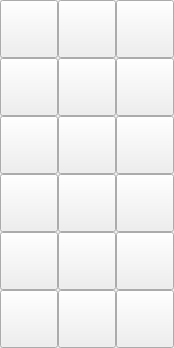
          <widget class="QWidget" name="layoutCentralTop" native="true">
           <property name="maximumSize">
            <size>
             <width>174</width>
             <height>348</height>
            </size>
           </property>
           <layout class="QVBoxLayout" name="verticalLayout_18">
            <property name="spacing">
             <number>0</number>
            </property>
            <property name="leftMargin">
             <number>0</number>
            </property>
            <property name="topMargin">
             <number>0</number>
            </property>
            <property name="rightMargin">
             <number>0</number>
            </property>
            <property name="bottomMargin">
             <number>0</number>
            </property>
            <item>
             <widget class="QWidget" name="column_01" native="true">
              <property name="maximumSize">
               <size>
                <width>16777215</width>
                <height>58</height>
               </size>
              </property>
              <layout class="QHBoxLayout" name="horizontalLayout_23">
               <property name="spacing">
                <number>0</number>
               </property>
               <property name="leftMargin">
                <number>0</number>
               </property>
               <property name="topMargin">
                <number>0</number>
               </property>
               <property name="rightMargin">
                <number>0</number>
               </property>
               <property name="bottomMargin">
                <number>0</number>
               </property>
               <item>
                <widget class="QPushButton" name="space_13">
                 <property name="minimumSize">
                  <size>
                   <width>58</width>
                   <height>58</height>
                  </size>
                 </property>
                 <property name="maximumSize">
                  <size>
                   <width>58</width>
                   <height>58</height>
                  </size>
                 </property>
                 <property name="cursor">
                  <cursorShape>OpenHandCursor</cursorShape>
                 </property>
                 <property name="styleSheet">
                  <string notr="true"/>
                 </property>
                 <property name="text">
                  <string/>
                 </property>
                </widget>
               </item>
               <item>
                <widget class="QPushButton" name="space_14">
                 <property name="minimumSize">
                  <size>
                   <width>58</width>
                   <height>58</height>
                  </size>
                 </property>
                 <property name="maximumSize">
                  <size>
                   <width>58</width>
                   <height>58</height>
                  </size>
                 </property>
                 <property name="cursor">
                  <cursorShape>OpenHandCursor</cursorShape>
                 </property>
                 <property name="styleSheet">
                  <string notr="true"/>
                 </property>
                 <property name="text">
                  <string/>
                 </property>
                </widget>
               </item>
               <item>
                <widget class="QPushButton" name="space_15">
                 <property name="minimumSize">
                  <size>
                   <width>58</width>
                   <height>58</height>
                  </size>
                 </property>
                 <property name="maximumSize">
                  <size>
                   <width>58</width>
                   <height>58</height>
                  </size>
                 </property>
                 <property name="cursor">
                  <cursorShape>OpenHandCursor</cursorShape>
                 </property>
                 <property name="styleSheet">
                  <string notr="true"/>
                 </property>
                 <property name="text">
                  <string/>
                 </property>
                </widget>
               </item>
              </layout>
             </widget>
            </item>
            <item>
             <widget class="QWidget" name="column_02" native="true">
              <property name="maximumSize">
               <size>
                <width>16777215</width>
                <height>58</height>
               </size>
              </property>
              <layout class="QHBoxLayout" name="horizontalLayout_33">
               <property name="spacing">
                <number>0</number>
               </property>
               <property name="leftMargin">
                <number>0</number>
               </property>
               <property name="topMargin">
                <number>0</number>
               </property>
               <property name="rightMargin">
                <number>0</number>
               </property>
               <property name="bottomMargin">
                <number>0</number>
               </property>
               <item>
                <widget class="QPushButton" name="space_12">
                 <property name="minimumSize">
                  <size>
                   <width>58</width>
                   <height>58</height>
                  </size>
                 </property>
                 <property name="maximumSize">
                  <size>
                   <width>58</width>
                   <height>58</height>
                  </size>
                 </property>
                 <property name="cursor">
                  <cursorShape>OpenHandCursor</cursorShape>
                 </property>
                 <property name="styleSheet">
                  <string notr="true"/>
                 </property>
                 <property name="text">
                  <string/>
                 </property>
                </widget>
               </item>
               <item>
                <widget class="QPushButton" name="space_59">
                 <property name="minimumSize">
                  <size>
                   <width>58</width>
                   <height>58</height>
                  </size>
                 </property>
                 <property name="maximumSize">
                  <size>
                   <width>58</width>
                   <height>58</height>
                  </size>
                 </property>
                 <property name="cursor">
                  <cursorShape>OpenHandCursor</cursorShape>
                 </property>
                 <property name="styleSheet">
                  <string notr="true"/>
                 </property>
                 <property name="text">
                  <string/>
                 </property>
                </widget>
               </item>
               <item>
                <widget class="QPushButton" name="space_16">
                 <property name="minimumSize">
                  <size>
                   <width>58</width>
                   <height>58</height>
                  </size>
                 </property>
                 <property name="maximumSize">
                  <size>
                   <width>58</width>
                   <height>58</height>
                  </size>
                 </property>
                 <property name="cursor">
                  <cursorShape>OpenHandCursor</cursorShape>
                 </property>
                 <property name="styleSheet">
                  <string notr="true"/>
                 </property>
                 <property name="text">
                  <string/>
                 </property>
                </widget>
               </item>
              </layout>
             </widget>
            </item>
            <item>
             <widget class="QWidget" name="column_03" native="true">
              <property name="maximumSize">
               <size>
                <width>16777215</width>
                <height>58</height>
               </size>
              </property>
              <layout class="QHBoxLayout" name="horizontalLayout_35">
               <property name="spacing">
                <number>0</number>
               </property>
               <property name="leftMargin">
                <number>0</number>
               </property>
               <property name="topMargin">
                <number>0</number>
               </property>
               <property name="rightMargin">
                <number>0</number>
               </property>
               <property name="bottomMargin">
                <number>0</number>
               </property>
               <item>
                <widget class="QPushButton" name="space_11">
                 <property name="minimumSize">
                  <size>
                   <width>58</width>
                   <height>58</height>
                  </size>
                 </property>
                 <property name="maximumSize">
                  <size>
                   <width>58</width>
                   <height>58</height>
                  </size>
                 </property>
                 <property name="cursor">
                  <cursorShape>OpenHandCursor</cursorShape>
                 </property>
                 <property name="styleSheet">
                  <string notr="true"/>
                 </property>
                 <property name="text">
                  <string/>
                 </property>
                </widget>
               </item>
               <item>
                <widget class="QPushButton" name="space_60">
                 <property name="minimumSize">
                  <size>
                   <width>58</width>
                   <height>58</height>
                  </size>
                 </property>
                 <property name="maximumSize">
                  <size>
                   <width>58</width>
                   <height>58</height>
                  </size>
                 </property>
                 <property name="cursor">
                  <cursorShape>OpenHandCursor</cursorShape>
                 </property>
                 <property name="styleSheet">
                  <string notr="true"/>
                 </property>
                 <property name="text">
                  <string/>
                 </property>
                </widget>
               </item>
               <item>
                <widget class="QPushButton" name="space_17">
                 <property name="minimumSize">
                  <size>
                   <width>58</width>
                   <height>58</height>
                  </size>
                 </property>
                 <property name="maximumSize">
                  <size>
                   <width>58</width>
                   <height>58</height>
                  </size>
                 </property>
                 <property name="cursor">
                  <cursorShape>OpenHandCursor</cursorShape>
                 </property>
                 <property name="styleSheet">
                  <string notr="true"/>
                 </property>
                 <property name="text">
                  <string/>
                 </property>
                </widget>
               </item>
              </layout>
             </widget>
            </item>
            <item>
             <widget class="QWidget" name="column_04" native="true">
              <property name="maximumSize">
               <size>
                <width>16777215</width>
                <height>58</height>
               </size>
              </property>
              <layout class="QHBoxLayout" name="horizontalLayout_36">
               <property name="spacing">
                <number>0</number>
               </property>
               <property name="leftMargin">
                <number>0</number>
               </property>
               <property name="topMargin">
                <number>0</number>
               </property>
               <property name="rightMargin">
                <number>0</number>
               </property>
               <property name="bottomMargin">
                <number>0</number>
               </property>
               <item>
                <widget class="QPushButton" name="space_10">
                 <property name="minimumSize">
                  <size>
                   <width>58</width>
                   <height>58</height>
                  </size>
                 </property>
                 <property name="maximumSize">
                  <size>
                   <width>58</width>
                   <height>58</height>
                  </size>
                 </property>
                 <property name="cursor">
                  <cursorShape>OpenHandCursor</cursorShape>
                 </property>
                 <property name="styleSheet">
                  <string notr="true"/>
                 </property>
                 <property name="text">
                  <string/>
                 </property>
                </widget>
               </item>
               <item>
                <widget class="QPushButton" name="space_61">
                 <property name="minimumSize">
                  <size>
                   <width>58</width>
                   <height>58</height>
                  </size>
                 </property>
                 <property name="maximumSize">
                  <size>
                   <width>58</width>
                   <height>58</height>
                  </size>
                 </property>
                 <property name="cursor">
                  <cursorShape>OpenHandCursor</cursorShape>
                 </property>
                 <property name="styleSheet">
                  <string notr="true"/>
                 </property>
                 <property name="text">
                  <string/>
                 </property>
                </widget>
               </item>
               <item>
                <widget class="QPushButton" name="space_18">
                 <property name="minimumSize">
                  <size>
                   <width>58</width>
                   <height>58</height>
                  </size>
                 </property>
                 <property name="maximumSize">
                  <size>
                   <width>58</width>
                   <height>58</height>
                  </size>
                 </property>
                 <property name="cursor">
                  <cursorShape>OpenHandCursor</cursorShape>
                 </property>
                 <property name="styleSheet">
                  <string notr="true"/>
                 </property>
                 <property name="text">
                  <string/>
                 </property>
                </widget>
               </item>
              </layout>
             </widget>
            </item>
            <item>
             <widget class="QWidget" name="column_05" native="true">
              <property name="maximumSize">
               <size>
                <width>16777215</width>
                <height>58</height>
               </size>
              </property>
              <layout class="QHBoxLayout" name="horizontalLayout_37">
               <property name="spacing">
                <number>0</number>
               </property>
               <property name="leftMargin">
                <number>0</number>
               </property>
               <property name="topMargin">
                <number>0</number>
               </property>
               <property name="rightMargin">
                <number>0</number>
               </property>
               <property name="bottomMargin">
                <number>0</number>
               </property>
               <item>
                <widget class="QPushButton" name="space_09">
                 <property name="minimumSize">
                  <size>
                   <width>58</width>
                   <height>58</height>
                  </size>
                 </property>
                 <property name="maximumSize">
                  <size>
                   <width>58</width>
                   <height>58</height>
                  </size>
                 </property>
                 <property name="cursor">
                  <cursorShape>OpenHandCursor</cursorShape>
                 </property>
                 <property name="styleSheet">
                  <string notr="true"/>
                 </property>
                 <property name="text">
                  <string/>
                 </property>
                </widget>
               </item>
               <item>
                <widget class="QPushButton" name="space_62">
                 <property name="minimumSize">
                  <size>
                   <width>58</width>
                   <height>58</height>
                  </size>
                 </property>
                 <property name="maximumSize">
                  <size>
                   <width>58</width>
                   <height>58</height>
                  </size>
                 </property>
                 <property name="cursor">
                  <cursorShape>OpenHandCursor</cursorShape>
                 </property>
                 <property name="styleSheet">
                  <string notr="true"/>
                 </property>
                 <property name="text">
                  <string/>
                 </property>
                </widget>
               </item>
               <item>
                <widget class="QPushButton" name="space_19">
                 <property name="minimumSize">
                  <size>
                   <width>58</width>
                   <height>58</height>
                  </size>
                 </property>
                 <property name="maximumSize">
                  <size>
                   <width>58</width>
                   <height>58</height>
                  </size>
                 </property>
                 <property name="cursor">
                  <cursorShape>OpenHandCursor</cursorShape>
                 </property>
                 <property name="styleSheet">
                  <string notr="true"/>
                 </property>
                 <property name="text">
                  <string/>
                 </property>
                </widget>
               </item>
              </layout>
             </widget>
            </item>
            <item>
             <widget class="QWidget" name="column_06" native="true">
              <property name="maximumSize">
               <size>
                <width>16777215</width>
                <height>58</height>
               </size>
              </property>
              <layout class="QHBoxLayout" name="horizontalLayout_38">
               <property name="spacing">
                <number>0</number>
               </property>
               <property name="leftMargin">
                <number>0</number>
               </property>
               <property name="topMargin">
                <number>0</number>
               </property>
               <property name="rightMargin">
                <number>0</number>
               </property>
               <property name="bottomMargin">
                <number>0</number>
               </property>
               <item>
                <widget class="QPushButton" name="space_08">
                 <property name="minimumSize">
                  <size>
                   <width>58</width>
                   <height>58</height>
                  </size>
                 </property>
                 <property name="maximumSize">
                  <size>
                   <width>58</width>
                   <height>58</height>
                  </size>
                 </property>
                 <property name="cursor">
                  <cursorShape>OpenHandCursor</cursorShape>
                 </property>
                 <property name="styleSheet">
                  <string notr="true"/>
                 </property>
                 <property name="text">
                  <string/>
                 </property>
                </widget>
               </item>
               <item>
                <widget class="QPushButton" name="space_63">
                 <property name="minimumSize">
                  <size>
                   <width>58</width>
                   <height>58</height>
                  </size>
                 </property>
                 <property name="maximumSize">
                  <size>
                   <width>58</width>
                   <height>58</height>
                  </size>
                 </property>
                 <property name="cursor">
                  <cursorShape>OpenHandCursor</cursorShape>
                 </property>
                 <property name="styleSheet">
                  <string notr="true"/>
                 </property>
                 <property name="text">
                  <string/>
                 </property>
                </widget>
               </item>
               <item>
                <widget class="QPushButton" name="space_20">
                 <property name="minimumSize">
                  <size>
                   <width>58</width>
                   <height>58</height>
                  </size>
                 </property>
                 <property name="maximumSize">
                  <size>
                   <width>58</width>
                   <height>58</height>
                  </size>
                 </property>
                 <property name="cursor">
                  <cursorShape>OpenHandCursor</cursorShape>
                 </property>
                 <property name="styleSheet">
                  <string notr="true"/>
                 </property>
                 <property name="text">
                  <string/>
                 </property>
                </widget>
               </item>
              </layout>
             </widget>
            </item>
           </layout>
          </widget>
